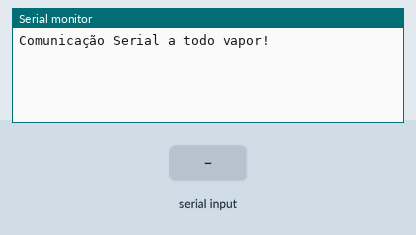
Bench run of a sketch on a simulated Arduino Uno, built with avr-gcc and run on an emulated ATmega328P. On the bench: the last lines printed to the serial monitor. Inputs (shaded band) come from the test bench.

Above: at 1.2 s.
1.3 s: "1" received over Serial
At 2.2 s:
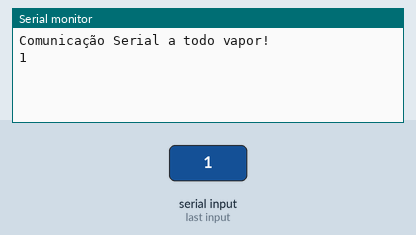
2.8 s: "0" received over Serial
At 3.3 s:
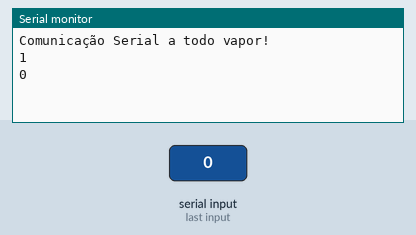
4.3 s: "2" received over Serial
At 5.7 s:
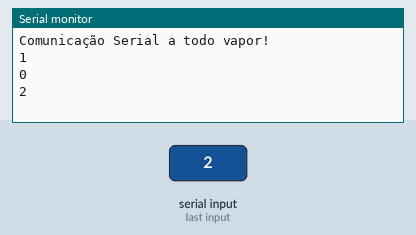

The sketch:

test.ino
```cpp
void setup() {
  // put your setup code here, to run once:
  Serial.begin(19200);
  Serial.println("Comunicação Serial a todo vapor!");
}

void loop() {
  // put your main code here, to run repeatedly:
  if (Serial.available() > 0)  {
    Serial.println((char)Serial.read());
  }}
```

Measured:
- after the input at 1.3 s, the serial monitor: prints a new line at once (image 1)
- after the input at 2.8 s, the serial monitor: prints a new line at once (image 2)
- after the input at 4.3 s, the serial monitor: prints a new line at once (image 3)
